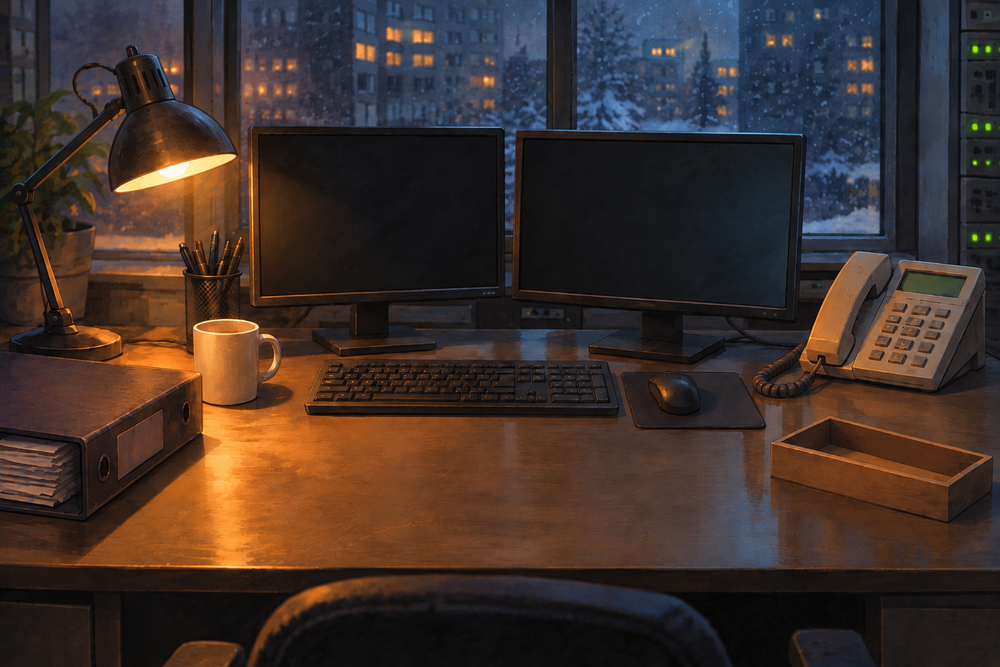
#> input picture art-src/bg/bg-desk-evening-empty.png, 1000 x 667 px, shrunk from 1536 x 1024 before the run
$ python remove-fake-checker.py ../art-src/bg/bg-desk-evening-empty.png out.png
#> lines starting #> are read from the running program, lines starting #| are printed output that depends on the picture; after the words box and inside, x2 and y2 are one past the last pixel; in counts of white or black regions, pixels touching at a corner belong together
# ChatGPT иногда рисует «шахматку прозрачности» прямо в картинке вместо настоящего прозрачного фона.
# Скрипт убирает её: заливает от краёв светло-серые ненасыщенные пиксели и превращает их в прозрачные,
# затем оставляет только самый крупный объект (без случайных точек по краям).
# Опционально приглушает цвет, чтобы предмет совпал по тону с остальными: --sat 0.8 --val 0.86
# Запуск: python3 scripts/remove-fake-checker.py вход.png выход.png [--sat S] [--val V]
# Нужны numpy, pillow, scipy.
import argparse
import numpy as np
from PIL import Image, ImageFilter
from scipy import ndimage

ap = argparse.ArgumentParser()
ap.add_argument('src'); ap.add_argument('out')
ap.add_argument('--sat', type=float, default=1.0); ap.add_argument('--val', type=float, default=1.0)
args = ap.parse_args()

a = np.asarray(Image.open(args.src).convert('RGB'), dtype=np.float32) / 255
mx, mn = a.max(2), a.min(2)
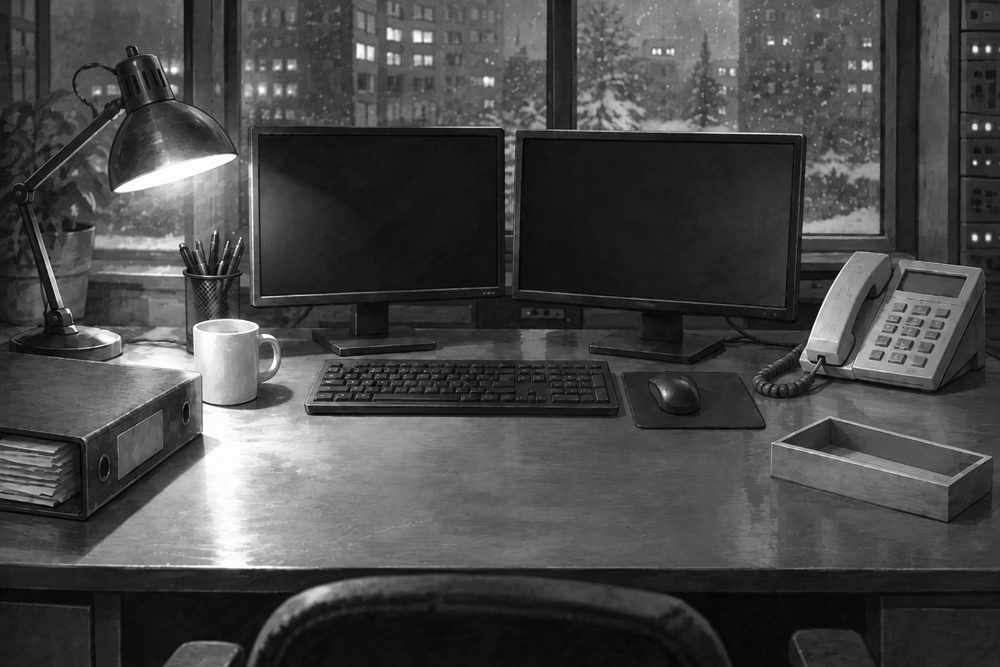
#> mx: shape (667, 1000) float32; min 0.00392, max 1, mean 0.281
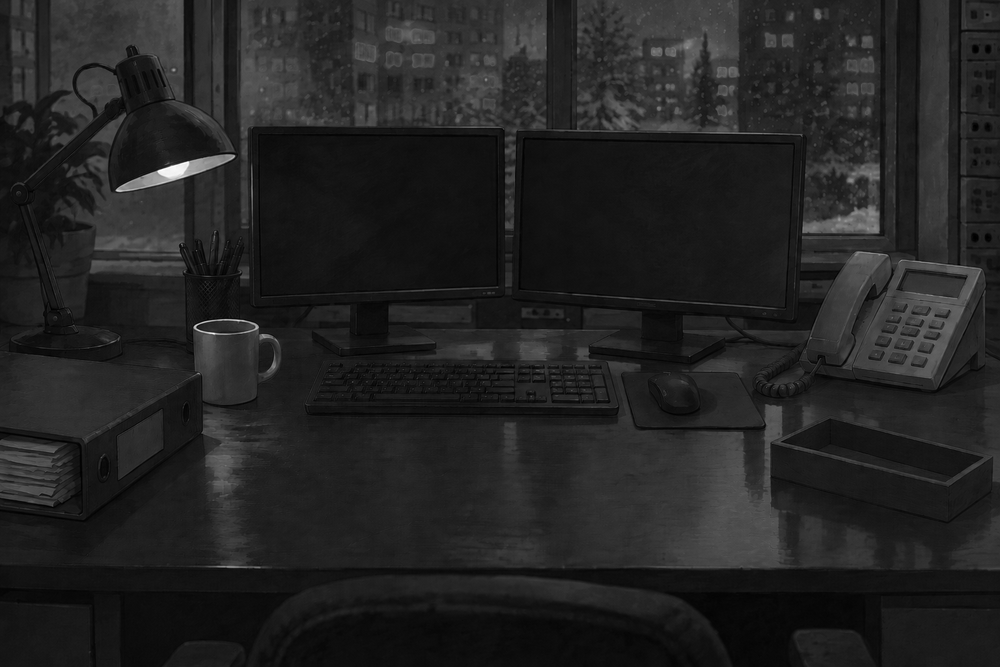
#> mn: shape (667, 1000) float32; min 0, max 1, mean 0.137
sat = (mx - mn) / np.maximum(mx, 1e-6)
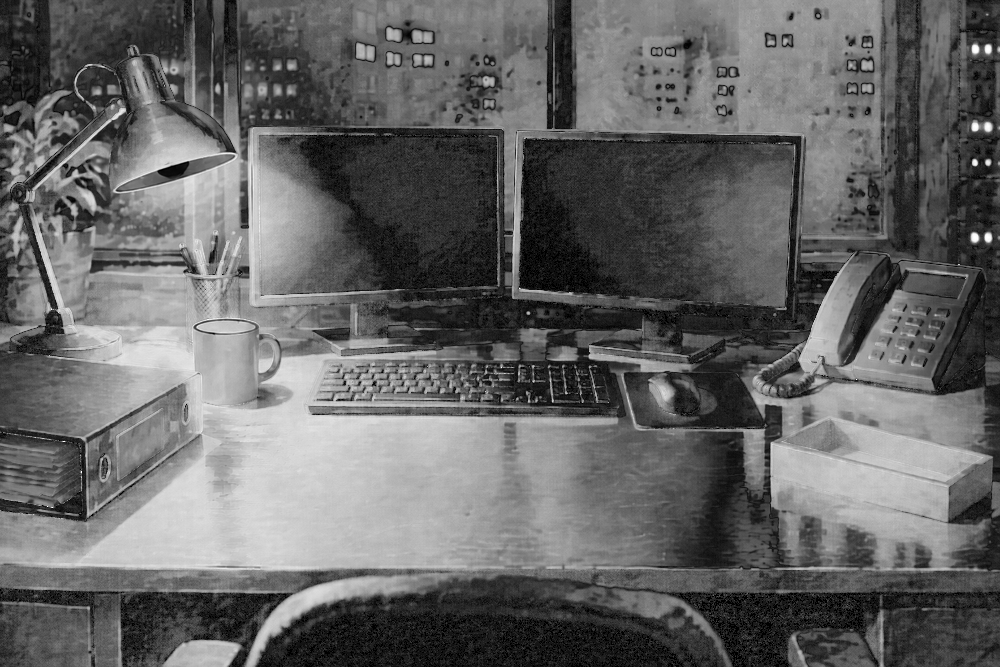
#> sat: shape (667, 1000) float32; min 0, max 1, mean 0.398
bgish = (sat < 0.10) & (mx > 0.45)
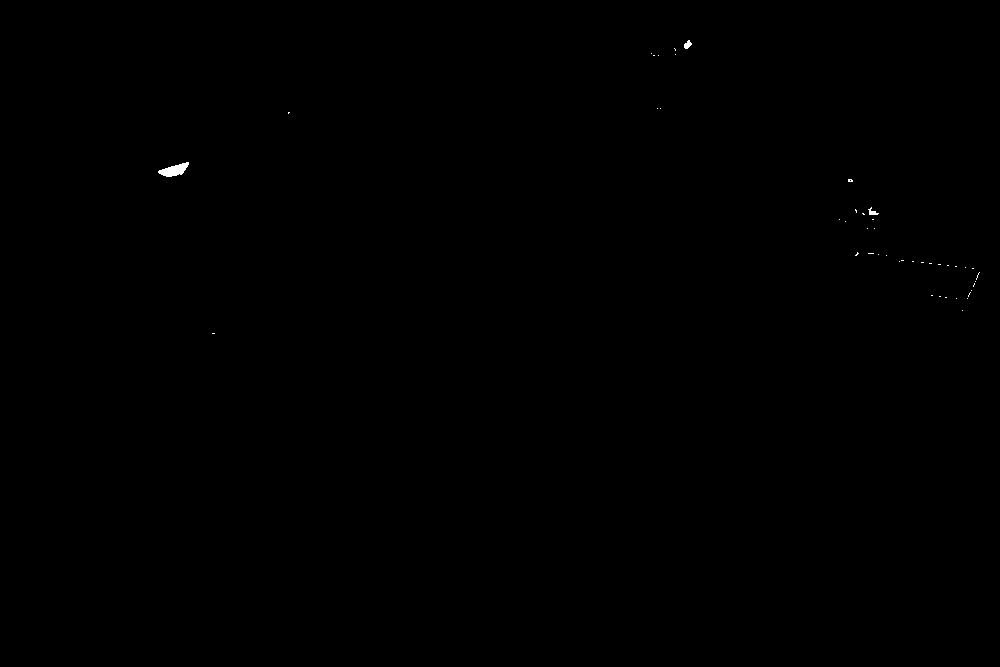
#> bgish: shape (667, 1000) bool; 0.07% white; 45 white regions (42 under 20 px), largest, box (x1, y1, x2, y2) and area: (158, 162, 189, 177) 256, (684, 40, 692, 49) 45, (868, 207, 879, 215) 41
lab, _ = ndimage.label(bgish)
#> lab: shape (667, 1000) int32; 53 distinct labels, from 0 to 52
edge = set(np.unique(np.concatenate([lab[0], lab[-1], lab[:, 0], lab[:, -1]]))) - {0}
#> edge = 0 items
bg = ndimage.binary_closing(np.isin(lab, list(edge)), iterations=2)
#> bg: shape (667, 1000) bool; every value is 0
fg = ndimage.binary_opening(~bg, iterations=1)
#> fg: shape (667, 1000) bool; 100% white; black in thin lines or dots
lab, n = ndimage.label(fg)
#> lab: shape (667, 1000) int32; values 0 (black) and 1 (white), 100% white; black in thin lines or dots
#> n = 1
if n > 1:
    sizes = ndimage.sum(fg, lab, range(1, n + 1))
    fg = ndimage.binary_dilation(lab == (np.argmax(sizes) + 1), iterations=2) & fg
alpha = np.asarray(Image.fromarray((fg * 255).astype(np.uint8)).filter(ImageFilter.GaussianBlur(0.8)))

rgb = (a * 255).astype(np.uint8)
#> rgb is the input picture: shape (667, 1000, 3); mean R, G, B 63.9, 49, 43.2
if args.sat != 1.0 or args.val != 1.0:
    hsv = np.asarray(Image.fromarray(rgb).convert('HSV')).astype(np.float32)
    hsv[..., 1] *= args.sat; hsv[..., 2] *= args.val
    rgb = np.asarray(Image.fromarray(np.clip(hsv, 0, 255).astype(np.uint8), 'HSV').convert('RGB'))
Image.fromarray(np.dstack([rgb, alpha]), 'RGBA').save(args.out)
print(f'{args.src} → {args.out} · объект {fg.mean() * 100:.1f}% кадра')
#| ../art-src/bg/bg-desk-evening-empty.png → out.png · объект 100.0% кадра

$ run again, on art-src/bg/bg-desk-evening-portrait.png
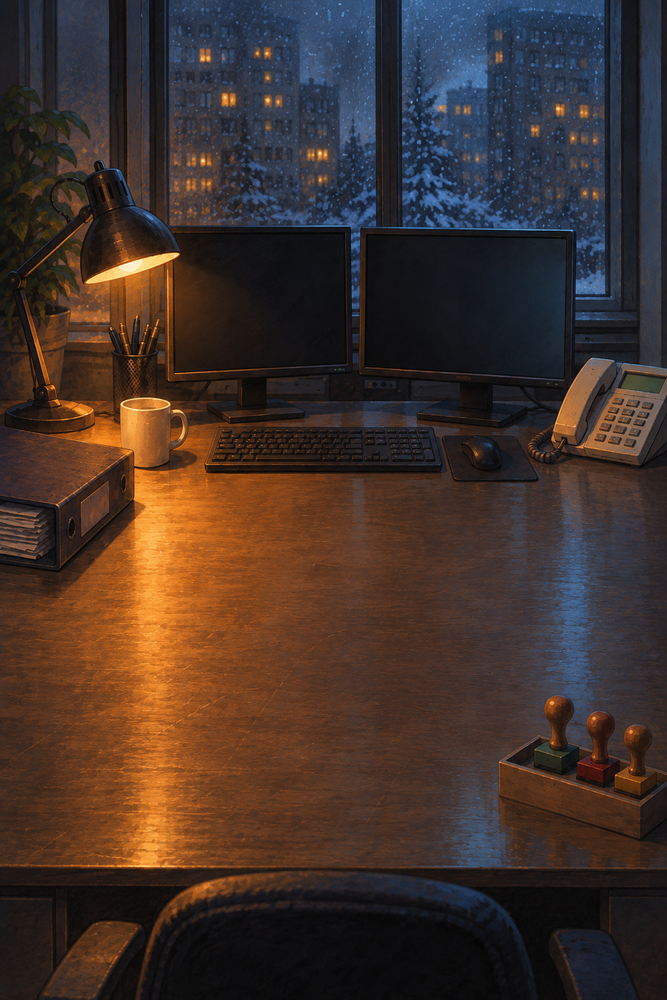
#> input picture art-src/bg/bg-desk-evening-portrait.png, 667 x 1000 px, shrunk from 1024 x 1536 before the run
#> `mx, mn = a.max(2), a.min(2)`:
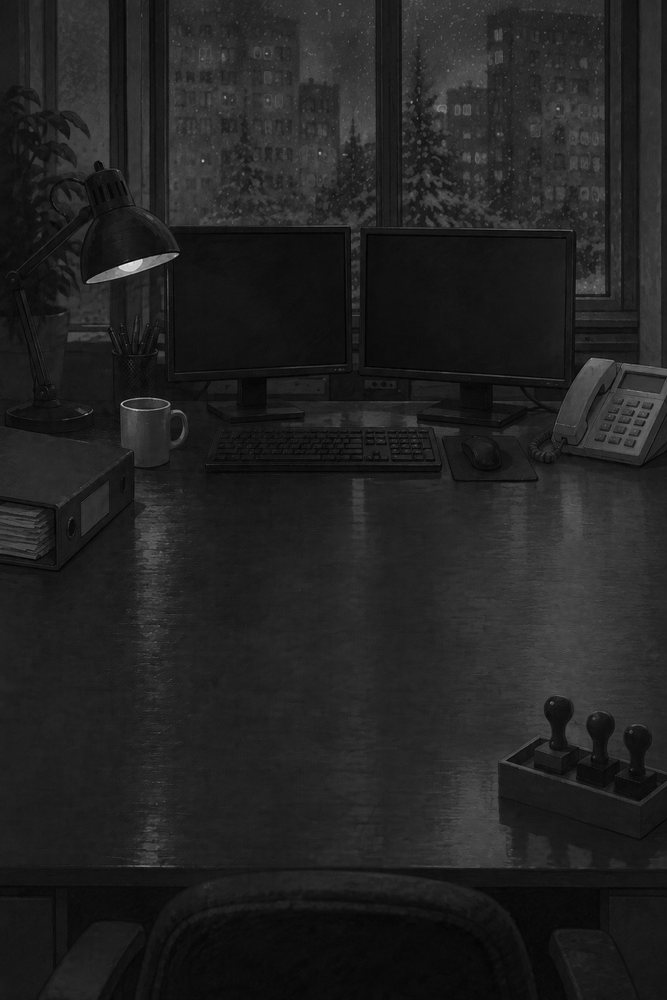
#> mn: shape (1000, 667) float32; min 0, max 0.945, mean 0.136
#> `sat = (mx - mn) / np.maximum(mx, 1e-6)`:
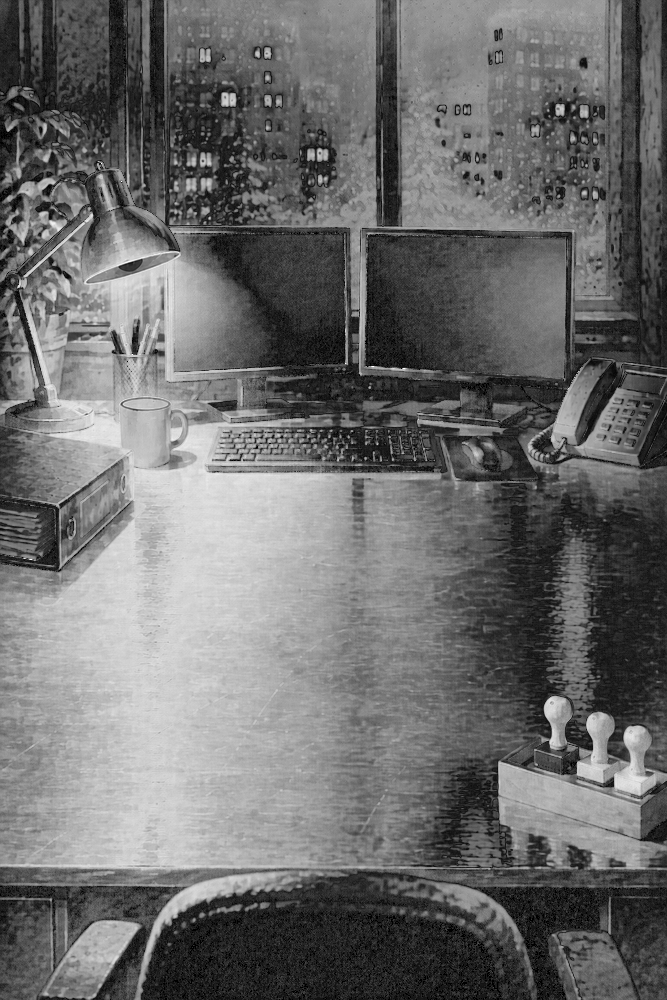
#> sat: shape (1000, 667) float32; min 0, max 1, mean 0.428
#> bgish: shape (1000, 667) bool; 0.01% white in thin lines or dots, all inside (x1, y1, x2, y2) = (128, 105, 657, 395)
#> edge = 0 items
#> bg: shape (1000, 667) bool; every value is 0
#> fg: shape (1000, 667) bool; 100% white; black in thin lines or dots
#> n = 1
#> rgb is the input picture: shape (1000, 667, 3); mean R, G, B 66.6, 49.9, 43.4
#| ../art-src/bg/bg-desk-evening-portrait.png → out.png · объект 100.0% кадра
